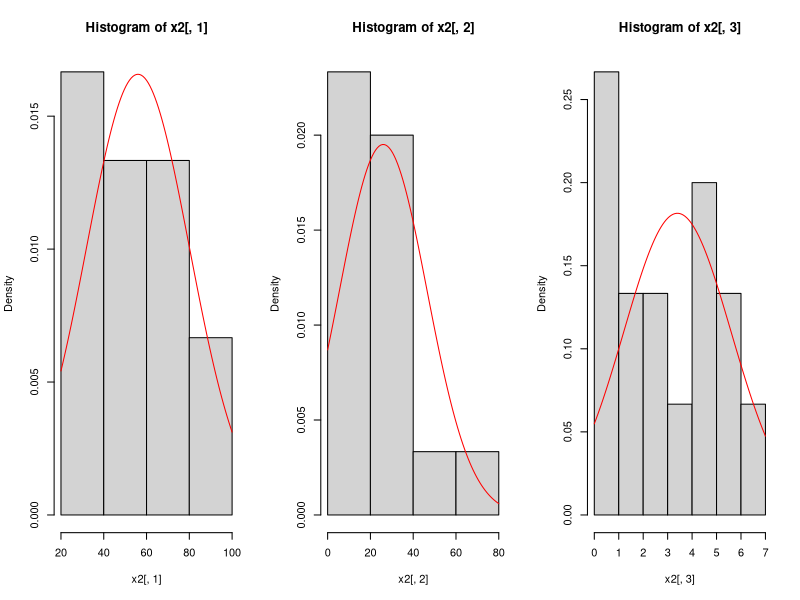
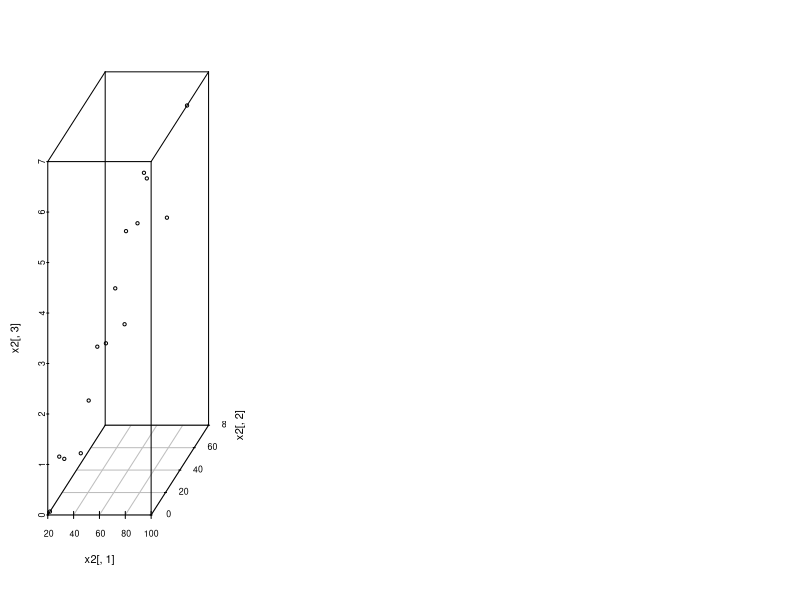

Write the R code that produced these figures, in order. (Note: this script raises an error after producing the figures.)

#librarys
library(scatterplot3d)
library(corrplot)

#data

x2=matrix(c(45,70,30,90,55,60,20,80,40,100,35,65,50,75,25,
            12,35,5,40,18,22,3,30,10,50,80,28,15,35,7,
            2,5,1,5,3,4,0,6,1,7,2,5,3,6,1),byrow=F,ncol=3)

#time=time spent in social media(in min), 
#interaction=likes comment at that time in posts,
# followers = percntage of success follower who like posts

colnames(x2)=c('time','interations','followers')

#mean vector,and sigma matrix
mu=colMeans(x2)
sigma=cov(x2)

#normality check
shapiro.test(x2[,1])
shapiro.test(x2[,2])
shapiro.test(x2[,3])

#normality graph
par(mfrow=c(1,3))

hist(x2[,1],prob=T)
curve(dnorm(x,mean(x2[,1]),sd(x2[,1])),add=T,col='red')

hist(x2[,2],prob=T)
curve(dnorm(x,mean(x2[,2]),sd(x2[,2])),add=T,col='red')

hist(x2[,3],prob=T)
curve(dnorm(x,mean(x2[,3]),sd(x2[,3])),add=T,col='red')


#scatter plot for multivariate data
scatterplot3d(x2[,1],x2[,2],x2[,3])

#user enter conditional
x=scan(n=1)

#if user enter 1
if(x==1){
  mu1<-mu[2:3]
  mu2<-mu[1]
  # arrangment of sigma matrix
  s=matrix(0,3,3)
  s[,1]=c(sigma[2,2],sigma[2,3],sigma[2,1])
  s[,2]=c(sigma[3,2],sigma[3,3],sigma[3,1])
  s[,3]=c(sigma[1,2],sigma[1,3],sigma[1,1])
  
  sigma11<-s[1:2,1:2]
  sigma12<-s[1:2,3,drop=FALSE]
  sigma21<-t(sigma12)
  sigma22<-s[3,3]
  
}

#if user enter 2
if(x==2){
  mu1<-c(mu[1],mu[3])
  mu2<-mu[2]
  # arrangment of sigma matrix
  s=matrix(0,3,3)
  s[,1]=c(sigma[1,1],sigma[1,3],sigma[1,2])
  s[,2]=c(sigma[3,1],sigma[3,3],sigma[3,2])
  s[,3]=c(sigma[2,1],sigma[2,3],sigma[2,2])
  
  sigma11<-s[1:2,1:2]
  sigma12<-s[1:2,3,drop=FALSE]
  sigma21<-t(sigma12)
  sigma22<-s[3,3]
  
}

#if user enter 3
if(x==3){
  mu1<-mu[1:2]
  mu2<-mu[3]
  # arrangment of sigma matrix
  sigma11<-sigma[1:2,1:2]
  sigma12<-sigma[1:2,3,drop=FALSE]
  sigma21<-t(sigma12)
  sigma22<-sigma[3,3]
  
}

#checking the mean and partial sigma matrix is correctly entered

mu
mu1
mu2

sigma
sigma11
sigma12
sigma21
sigma22

#conditional mean and covariance
#By putting value of x3 we can find mean
#x3=2 or x3=c(3,4)
cond_mean<-mu1+ Sigma12 %*%solve(Sigma22) %*% (x3-mu2)
cov_cond=sigma11-sigma12%*%solve(sigma22)%*%sigma21
cov_cond

#conditional correlation
cor(cov_cond)

#correlation plot
corrplot(cor(cov_cond))
